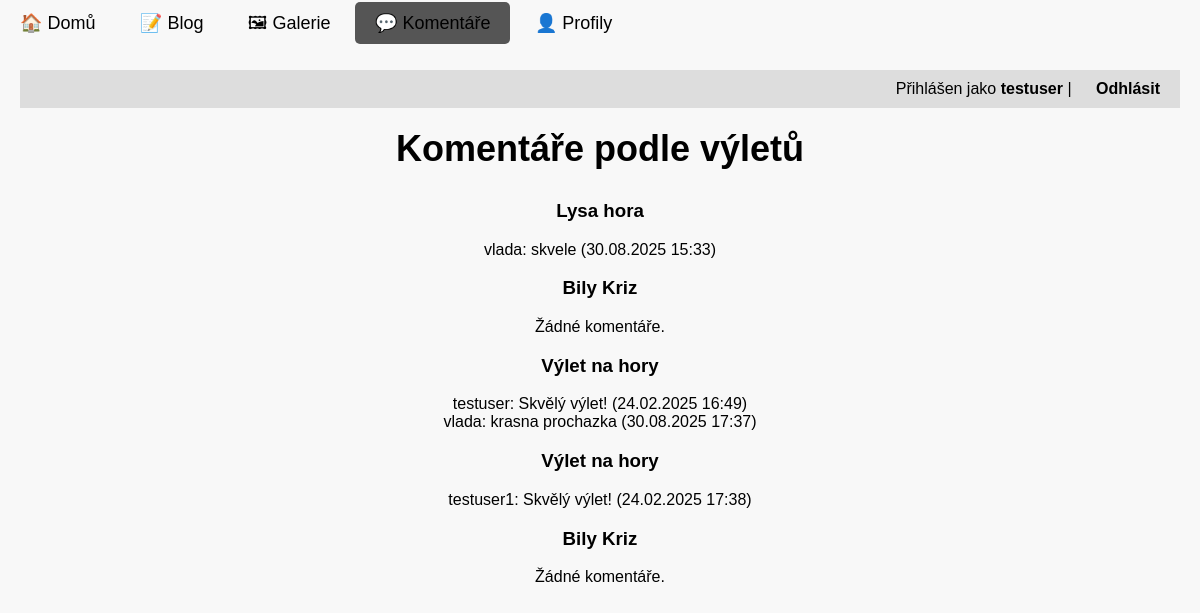
The page /komentare/ (signed in) on the database its author committed.
### vylety/models.py (models this page shows, shortened)
class Vylet(models.Model):
    name = models.CharField(max_length=200, help_text="Zadejte název výletu")
    date = models.DateField(help_text="Datum konání výletu")
    description = models.TextField(help_text="Krátký popis výletu")
    user = models.ForeignKey(User, on_delete=models.CASCADE, help_text="Vlastník výletu")
    oblibene = models.ManyToManyField(User, related_name="oblibene_vylety", blank=True,
                                      help_text="Uživatelé, kteří si výlet přidali do oblíbených")

### komentare/models.py (models this page shows, shortened)
class Komentar(models.Model):
    uzivatel = models.ForeignKey(User, on_delete=models.CASCADE, help_text="Uživatel, který napsal komentář")
    vylet = models.ForeignKey(Vylet, on_delete=models.CASCADE, related_name="komentare",
                              help_text="Výlet, ke kterému komentář patří")
    text = models.TextField(help_text="Obsah komentáře")
    datum = models.DateTimeField(auto_now_add=True, help_text="Datum vytvoření komentáře")

### komentare/views.py (the view)
# urls.py: path('', views.komentare_index, name='komentare_index'),
def komentare_index(request):
    vylety = Vylet.objects.all()
    return render(request, 'komentare/index.html', {'vylety': vylety})

### komentare/templates/komentare/index.html (shortened to what this page needs)
{% extends 'vylety/base.html' %}
{% block content %}
    <div class="navbar">
        {% if user.is_authenticated %}
            Přihlášen jako <strong>{{ user.username }}</strong> | <a href="{% url 'logout' %}">Odhlásit</a>
        {% else %}
            <a href="{% url 'login' %}">Přihlášení</a>
            <a href="{% url 'register' %}">Registrace</a>
        {% endif %}
    </div>
<h2>Komentáře podle výletů</h2>
{% for vylet in vylety %}
    <h3>{{ vylet.name }}</h3>
    <div>
        {% for komentar in vylet.komentare.all %}
            <div>
                {{ komentar.uzivatel.username }}: {{ komentar.text }} ({{ komentar.datum|date:"d.m.Y H:i" }})
            </div>
        {% empty %}
            <div>Žádné komentáře.</div>
        {% endfor %}
    </div>
    {% endfor %}
{% endblock %}

### vylety/static/vylety/style.css (style rules this page uses)
body { font-family: Arial, sans-serif; background-color: #f8f8f8; margin: 0; padding: 0; }
h2 { text-align: center; font-size: 36px; margin-top: 20px; }
.navbar { text-align: right; padding: 10px 20px; background-color: #ddd; }
.navbar a { text-decoration: none; color: black; margin-left: 20px; font-weight: bold; }

### rows shown on the page
Vylet: name "Lysa hora"
Komentar: uzivatel.username "vlada", text "skvele", datum "30.08.2025 15:33"
Vylet: name "Bily Kriz"
Vylet: name "Výlet na hory"
Komentar: uzivatel.username "testuser", text "Skvělý výlet!", datum "24.02.2025 16:49"
Komentar: uzivatel.username "vlada", text "krasna prochazka", datum "30.08.2025 17:37"
Vylet: name "Výlet na hory"
Komentar: uzivatel.username "testuser1", text "Skvělý výlet!", datum "24.02.2025 17:38"
Vylet: name "Bily Kriz"

### other values the page prints
{{ user.username }} "testuser"
